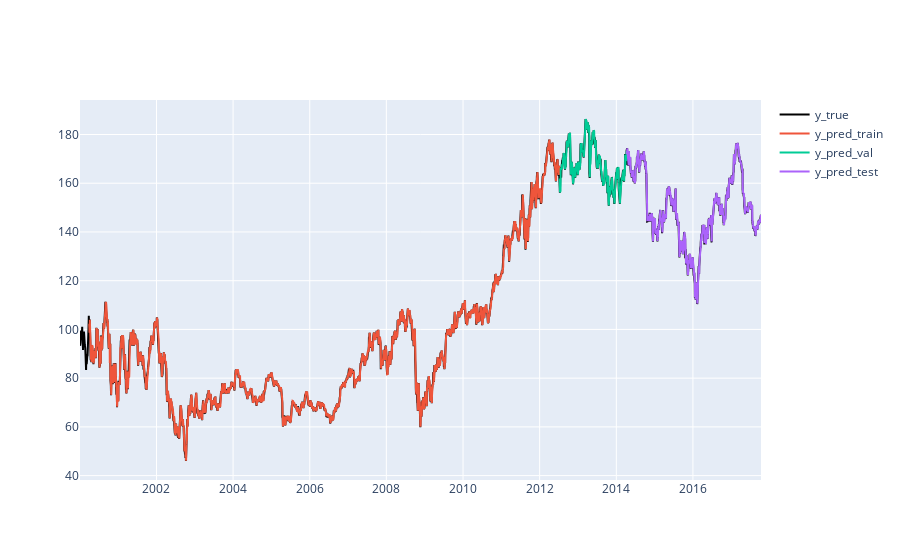

The cell this chart's notebook holds for it:
### Code cell
symbol = "ibm"
stock = StockData(symbol, dates, transformation=NormalizationCurrentDay())
stock.inference(model_lstm)

stock_evaluator = Evaluator()
stock_evaluator.evaluate(pd.Series(stock.y_pred['test'].flatten()), pd.Series(stock.y_true['test'].flatten()))
print(stock_evaluator.metrics)

stock.plot()

### Figure 1 — Plotly figure (JSON) as saved in the notebook; plotly's stock layout.template omitted (floating-point values rounded to 4 significant figures; data arrays with more than 128 entries replaced by an {"elided": "..."} marker saying what was removed)
{"data": [{"line": {"color": "black", "width": 2}, "name": "y_true", "type": "scatter", "x": {"elided": "4473 str values"}, "y": {"elided": "4473 float values"}}, {"name": "y_pred_train", "type": "scatter", "x": {"elided": "3089 str values"}, "y": {"elided": "3089 float values"}}, {"name": "y_pred_val", "type": "scatter", "x": {"elided": "441 str values"}, "y": {"elided": "441 float values"}}, {"name": "y_pred_test", "type": "scatter", "x": {"elided": "883 str values"}, "y": {"elided": "883 float values"}}], "layout": {}}
